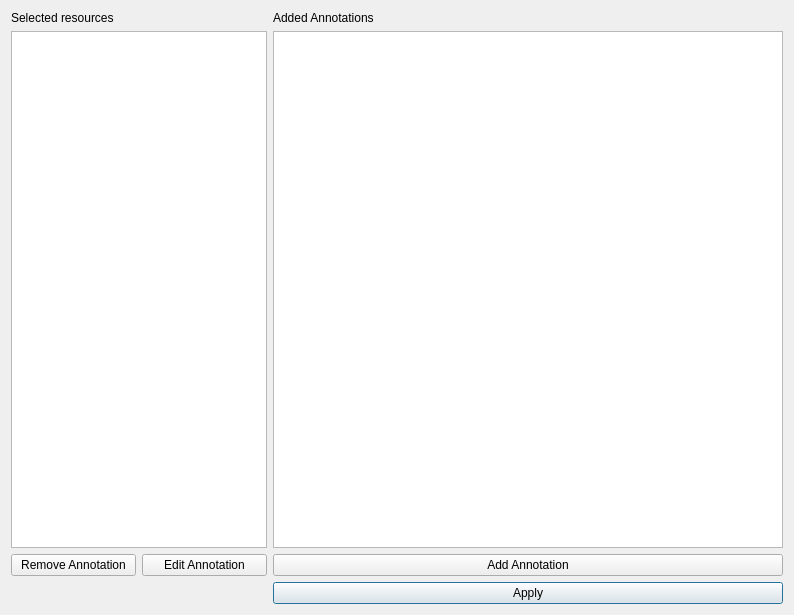
<?xml version="1.0" encoding="UTF-8"?>
<ui version="4.0">
 <class>Dialog</class>
 <widget class="QDialog" name="Dialog">
  <property name="geometry">
   <rect>
    <x>0</x>
    <y>0</y>
    <width>794</width>
    <height>615</height>
   </rect>
  </property>
  <property name="windowTitle">
   <string>Annotation Dialog</string>
  </property>
  <layout class="QGridLayout" name="gridLayout">
   <item row="0" column="2">
    <widget class="QLabel" name="annotationsToAddLabel">
     <property name="text">
      <string>Added Annotations</string>
     </property>
    </widget>
   </item>
   <item row="1" column="0" colspan="2">
    <widget class="QListView" name="selectionListView"/>
   </item>
   <item row="3" column="2">
    <widget class="QPushButton" name="applyButton">
     <property name="text">
      <string>Apply</string>
     </property>
    </widget>
   </item>
   <item row="1" column="2">
    <widget class="QListView" name="annotationListView"/>
   </item>
   <item row="0" column="0" colspan="2">
    <widget class="QLabel" name="selectedResourcesLabel">
     <property name="text">
      <string>Selected resources</string>
     </property>
    </widget>
   </item>
   <item row="2" column="2">
    <widget class="QPushButton" name="addAnnotation">
     <property name="text">
      <string>Add Annotation</string>
     </property>
    </widget>
   </item>
   <item row="2" column="1">
    <widget class="QPushButton" name="editAnnotation">
     <property name="text">
      <string>Edit Annotation</string>
     </property>
    </widget>
   </item>
   <item row="2" column="0">
    <widget class="QPushButton" name="removeAnnotation">
     <property name="text">
      <string>Remove Annotation</string>
     </property>
    </widget>
   </item>
  </layout>
 </widget>
 <resources/>
 <connections/>
</ui>
